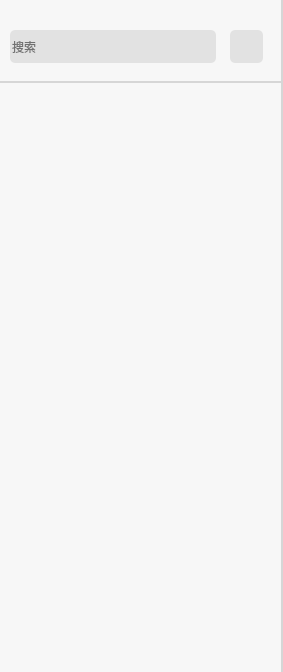
<?xml version="1.0" encoding="UTF-8"?>
<ui version="4.0">
 <class>ContactsListDlg</class>
 <widget class="QWidget" name="ContactsListDlg">
  <property name="geometry">
   <rect>
    <x>0</x>
    <y>0</y>
    <width>283</width>
    <height>672</height>
   </rect>
  </property>
  <property name="minimumSize">
   <size>
    <width>283</width>
    <height>0</height>
   </size>
  </property>
  <property name="maximumSize">
   <size>
    <width>283</width>
    <height>16777215</height>
   </size>
  </property>
  <property name="windowTitle">
   <string>Form</string>
  </property>
  <layout class="QVBoxLayout" name="verticalLayout_2">
   <property name="spacing">
    <number>0</number>
   </property>
   <property name="leftMargin">
    <number>0</number>
   </property>
   <property name="topMargin">
    <number>0</number>
   </property>
   <property name="rightMargin">
    <number>0</number>
   </property>
   <property name="bottomMargin">
    <number>0</number>
   </property>
   <item>
    <widget class="QWidget" name="widget" native="true">
     <layout class="QVBoxLayout" name="vlayout">
      <property name="spacing">
       <number>0</number>
      </property>
      <property name="leftMargin">
       <number>0</number>
      </property>
      <property name="topMargin">
       <number>0</number>
      </property>
      <property name="rightMargin">
       <number>0</number>
      </property>
      <property name="bottomMargin">
       <number>0</number>
      </property>
      <item>
       <widget class="QFrame" name="frame">
        <property name="minimumSize">
         <size>
          <width>0</width>
          <height>83</height>
         </size>
        </property>
        <property name="maximumSize">
         <size>
          <width>16777215</width>
          <height>83</height>
         </size>
        </property>
        <property name="styleSheet">
         <string notr="true">#frame{
	background-color: rgb(247, 247, 247);
	border:none;
	border-right:2px solid rgb(214, 214, 214);
	border-bottom:2px solid rgb(214, 214, 214);
}
#lineEdit_search{
	border:none;
	border-radius:5px;
	background-color: rgb(226, 226, 226);
}
#tbut_add{
	border:none;
	border-radius:5px;
	background-color: rgb(226, 226, 226);
	border-image: url(:/imageSource/add_friend.png);
}
#tbut_add:hover{
	border:none;
	border-radius:5px;
	background-color: rgb(209, 209, 209);
	border-image: url(:/imageSource/add_friend.png);
}
#tbut_close{
	border-image: url(:/imageSource/search_close.png);
	border-radius:5px;
}</string>
        </property>
        <property name="frameShape">
         <enum>QFrame::StyledPanel</enum>
        </property>
        <property name="frameShadow">
         <enum>QFrame::Raised</enum>
        </property>
        <widget class="QLineEdit" name="lineEdit_search">
         <property name="geometry">
          <rect>
           <x>10</x>
           <y>30</y>
           <width>206</width>
           <height>33</height>
          </rect>
         </property>
         <property name="minimumSize">
          <size>
           <width>206</width>
           <height>33</height>
          </size>
         </property>
         <property name="maximumSize">
          <size>
           <width>206</width>
           <height>33</height>
          </size>
         </property>
         <property name="placeholderText">
          <string>搜索</string>
         </property>
        </widget>
        <widget class="QToolButton" name="tbut_add">
         <property name="geometry">
          <rect>
           <x>230</x>
           <y>30</y>
           <width>33</width>
           <height>33</height>
          </rect>
         </property>
         <property name="minimumSize">
          <size>
           <width>33</width>
           <height>33</height>
          </size>
         </property>
         <property name="maximumSize">
          <size>
           <width>33</width>
           <height>33</height>
          </size>
         </property>
         <property name="text">
          <string/>
         </property>
        </widget>
        <widget class="QToolButton" name="tbut_close">
         <property name="geometry">
          <rect>
           <x>190</x>
           <y>40</y>
           <width>20</width>
           <height>20</height>
          </rect>
         </property>
         <property name="minimumSize">
          <size>
           <width>20</width>
           <height>20</height>
          </size>
         </property>
         <property name="maximumSize">
          <size>
           <width>20</width>
           <height>20</height>
          </size>
         </property>
         <property name="text">
          <string/>
         </property>
        </widget>
       </widget>
      </item>
      <item>
       <widget class="QListWidget" name="listWidget">
        <property name="styleSheet">
         <string notr="true">#listWidget{
	border:none;
	border-right:2px solid rgb(214, 214, 214);
	background-color: rgb(247, 247, 247);
}
#listWidget::item{
	border:none;
}
#listWidget::item:hover{
	border:none;
	background-color: rgb(215, 215, 215);
}
#listWidget::item:selected{
	border:none;
	background-color: rgb(200, 200, 200);
}</string>
        </property>
       </widget>
      </item>
     </layout>
    </widget>
   </item>
  </layout>
 </widget>
 <resources/>
 <connections/>
</ui>
